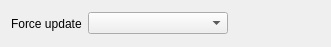
            <widget class="QWidget" name="layoutWidget1">
             <property name="geometry">
              <rect>
               <x>10</x>
               <y>250</y>
               <width>331</width>
               <height>27</height>
              </rect>
             </property>
             <layout class="QHBoxLayout" name="horizontalLayout_11">
              <item>
               <widget class="QLabel" name="label_5">
                <property name="text">
                 <string>Force update</string>
                </property>
               </widget>
              </item>
              <item>
               <widget class="QComboBox" name="deviceSensorsComboBox">
                <property name="minimumSize">
                 <size>
                  <width>140</width>
                  <height>0</height>
                 </size>
                </property>
               </widget>
              </item>
              <item>
               <widget class="QToolButton" name="updateSensorButton">
                <property name="enabled">
                 <bool>true</bool>
                </property>
                <property name="minimumSize">
                 <size>
                  <width>25</width>
                  <height>25</height>
                 </size>
                </property>
                <property name="maximumSize">
                 <size>
                  <width>25</width>
                  <height>25</height>
                 </size>
                </property>
                <property name="toolTip">
                 <string>Update sensor</string>
                </property>
                <property name="text">
                 <string/>
                </property>
                <property name="icon">
                 <iconset resource="MarvieController.qrc">
                  <normaloff>:/MarvieController/icons/icons8-refresh-96.png</normaloff>:/MarvieController/icons/icons8-refresh-96.png</iconset>
                </property>
                <property name="iconSize">
                 <size>
                  <width>25</width>
                  <height>25</height>
                 </size>
                </property>
                <property name="autoRaise">
                 <bool>true</bool>
                </property>
               </widget>
              </item>
              <item>
               <spacer name="horizontalSpacer_7">
                <property name="orientation">
                 <enum>Qt::Horizontal</enum>
                </property>
                <property name="sizeHint" stdset="0">
                 <size>
                  <width>40</width>
                  <height>20</height>
                 </size>
                </property>
               </spacer>
              </item>
             </layout>
            </widget>
